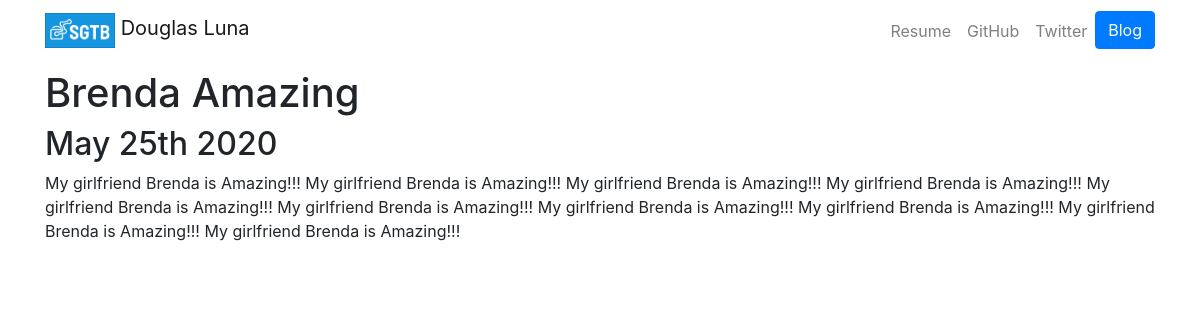
Page /blog/1/ on the committed database.
### blog/models.py (models this page shows, shortened)
class Blog(models.Model):
    title = models.CharField(max_length=200)
    date = models.DateField()
    description = models.TextField()

### blog/views.py (the view)
# urls.py: path('<int:blog_id>/', views.detail, name='detail'),
def detail(request, blog_id):
    blog = get_object_or_404(Blog, pk=blog_id) # pk = primary key. Faz a busca para validar se o blog existe, e da erro caso nao encontre
    return render(request, 'blog/detail.html',{'blog':blog}) # Criamos um dicionarios e pegamos todos os blog existentes

### blog/templates/blog/detail.html (shortened to what this page needs)
{% extends 'portfolio/base.html' %}
{% block content %}
{% load static %}
<h1>{{ blog.title }}</h1>
<h2>{{ blog.date|date:'F jS Y' }}</h2>
    {{ blog.description|safe }}
{% endblock %}

### rows in the picture
Blog: title "Brenda Amazing", date "May 25th 2020", description "My girlfriend Brenda is Amazing!!! My girlfriend Brenda is Amazing!!! My girlfriend Brenda is Amazing!!! My girlfriend Brenda is Amazing!!! My girlfriend Brenda is Amazing!!! My girlfriend Brenda is Amazing!!! My girlfriend Brenda is Amazing!!! My girlfriend Brenda is Amazing!!! My girlfriend Brenda is Amazing!!! My girlfriend Brenda is Amazing!!!"
